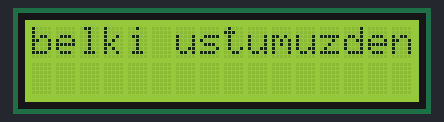
Recording of a sketch running on a simulated Arduino Uno, built with avr-gcc and run on an emulated ATmega328P. Shown: 16×2 character LCD.

Above: at 0.16 s.
At 1.6 s:
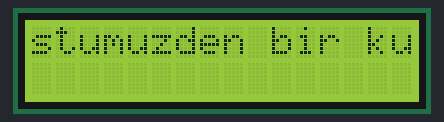
At 3.23 s:
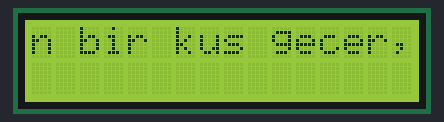
At 6.51 s:
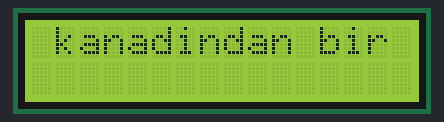
At 9.57 s:
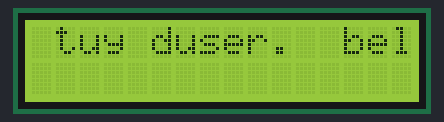
At 12.85 s:
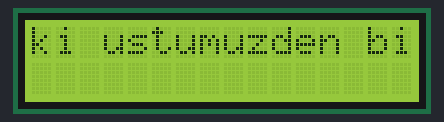

The sketch:

LCDScrollingDisplay.ino
```cpp
/*
  PROJE: LCD Hareketli Yazı Gösterimi
  AÇIKLAMA: 16x2 LCD ekranında Türkçe yazı ("belki üstümüzden bir kuş geçer...")
  sırayla kaydırarak gösterir (scrolling effect)
  Metin sırayı tekrar eder
  KULLANILAN BILEŞENLER: 16x2 LCD ekran
  NOTLAR: LiquidCrystal kütüphanesi kullanılır
*/

#include <LiquidCrystal.h>
#include <string.h>

const int rs = 12, en = 11, d4 = 5, d5 = 4, d6 = 3, d7 = 2;
LiquidCrystal lcd(rs, en, d4, d5, d6, d7);

char metin[] = "belki ustumuzden bir kus gecer, kanadindan bir tuy duser.  ";
char metins[17];

void setup() {
  lcd.begin(16, 2);
}

void loop() {
  int uzunluk = strlen(metin);

  for (int j = 0; j < uzunluk; j++) {
    for (int i = 0; i < 16; i++) {
      metins[i] = metin[(i + j) % uzunluk];
    }
    metins[16] = '\0';

    printslowly(metins);
  }
}

void printslowly(char* yaz) {
  lcd.clear();
  lcd.print(yaz);
  delay(200);
}
```

Measured:
- by itself, everything shown: repeats every 12.1 s, in 59 steps
